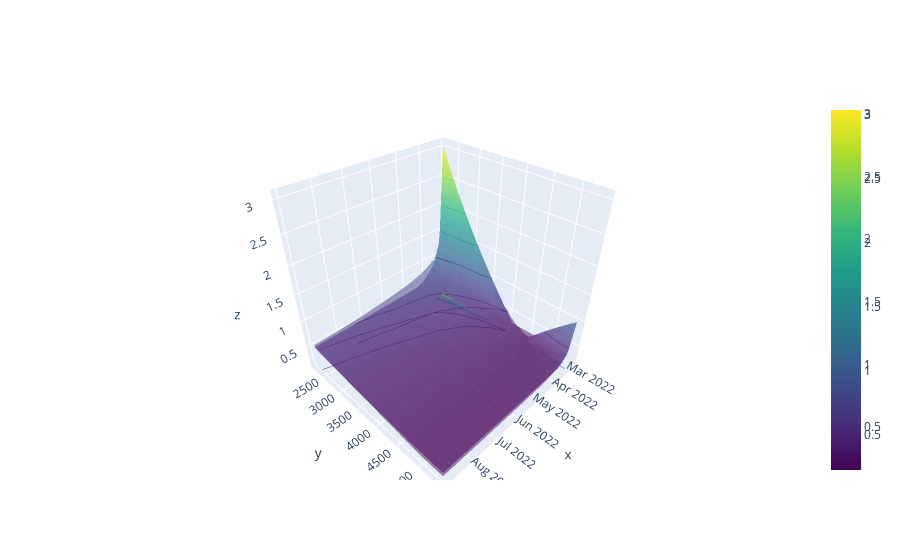
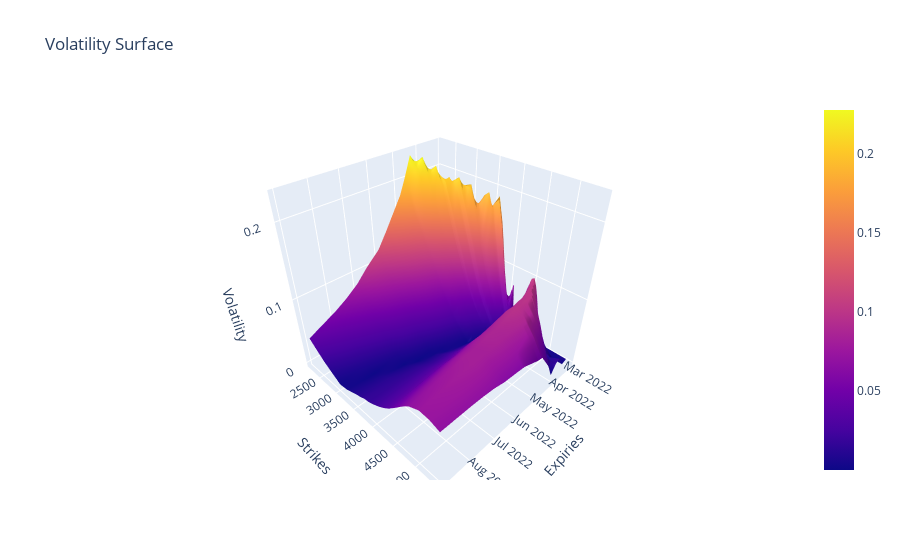

Here is the notebook cell these charts were saved with, in order:
### Code cell
import plotly.graph_objects as go
import numpy as np

model = nb.plot_surfaces()
empirical = nbe.plot_surfaces()
# model.opacity=0.5

for trace in model.data:
	if isinstance(trace, go.Surface):
		trace.opacity = 0.5
		trace.colorscale = "Viridis"
		model_z = np.array(trace.z)
for trace in empirical.data:
	if isinstance(trace, go.Surface):
		trace.opacity = 0.5
		trace.colorscale = "Viridis"
		empirical_z = np.array(trace.z)
		empirical_y = trace.y
		empirical_x = trace.x
# model.update_traces(opacity=0.5)
# empirical.update_traces(opacity=0.5)
# empirical.data.update(dict(opacity=0.5))

fig = go.Figure(data=model.data + empirical.data)
fig.show()
# model.show()

go.Figure(data=[go.Surface(x=empirical_x, y=empirical_y, z=np.abs((empirical_z - model_z)))], layout=empirical.layout).show()

### Figure 1 — Plotly figure (JSON) as saved in the notebook; plotly's stock layout.template omitted (floating-point values rounded to 4 significant figures; data arrays with more than 128 entries replaced by an {"elided": "..."} marker saying what was removed)
{"data": [{"colorscale": [[0, "#440154"], [0.1111, "#482878"], [0.2222, "#3e4989"], [0.3333, "#31688e"], [0.4444, "#26828e"], [0.5556, "#1f9e89"], [0.6667, "#35b779"], [0.7778, "#6ece58"], [0.8889, "#b5de2b"], [1, "#fde725"]], "contours": {"z": {"highlightcolor": "limegreen", "project": {"z": true}, "show": true, "usecolormap": true}}, "opacity": 0.5, "type": "surface", "x": ["2022-03-04", "2022-03-09", "2022-03-11", "2022-03-18", "2022-03-23", "2022-03-25", "2022-03-30", "2022-03-31", "2022-04-01", "2022-04-08", "2022-04-14", "2022-04-22", "2022-04-29", "2022-05-20", "2022-05-31", "2022-06-17", "2022-06-30", "2022-07-15", "2022-07-29", "2022-08-31"], "y": [2200, 2400, 2600, 2800, 3000, 3200, 3400, 3500, 3600, 3700, 3800, 3850, 3900, 3950, 3975, 4000, 4025, 4040, 4050, 4060, 4070, 4075, 4080, 4090, 4100, 4110, 4120, 4125, 4130, 4140, 4150, 4160, 4170, 4175, 4180, 4190, 4200, 4210, 4220, 4225, 4230, 4240, 4250, 4260, 4270, 4275, 4280, 4290, 4300, 4310, 4320, 4325, 4330, 4340, 4350, 4360, 4370, 4375, 4380, 4390, 4400, 4410, 4420, 4425, 4430, 4440, 4450, 4460, 4470, 4475, 4480, 4490, 4500, 4510, 4525, 4550, 4600, 4650, 4700, 4800, 5000, 5200, 5400], "z": {"elided": "83x20 float values"}}, {"colorscale": [[0, "#440154"], [0.1111, "#482878"], [0.2222, "#3e4989"], [0.3333, "#31688e"], [0.4444, "#26828e"], [0.5556, "#1f9e89"], [0.6667, "#35b779"], [0.7778, "#6ece58"], [0.8889, "#b5de2b"], [1, "#fde725"]], "contours": {"z": {"highlightcolor": "limegreen", "project": {"z": true}, "show": true, "usecolormap": true}}, "opacity": 0.5, "type": "surface", "x": ["2022-03-04", "2022-03-09", "2022-03-11", "2022-03-18", "2022-03-23", "2022-03-25", "2022-03-30", "2022-03-31", "2022-04-01", "2022-04-08", "2022-04-14", "2022-04-22", "2022-04-29", "2022-05-20", "2022-05-31", "2022-06-17", "2022-06-30", "2022-07-15", "2022-07-29", "2022-08-31"], "y": [2200, 2400, 2600, 2800, 3000, 3200, 3400, 3500, 3600, 3700, 3800, 3850, 3900, 3950, 3975, 4000, 4025, 4040, 4050, 4060, 4070, 4075, 4080, 4090, 4100, 4110, 4120, 4125, 4130, 4140, 4150, 4160, 4170, 4175, 4180, 4190, 4200, 4210, 4220, 4225, 4230, 4240, 4250, 4260, 4270, 4275, 4280, 4290, 4300, 4310, 4320, 4325, 4330, 4340, 4350, 4360, 4370, 4375, 4380, 4390, 4400, 4410, 4420, 4425, 4430, 4440, 4450, 4460, 4470, 4475, 4480, 4490, 4500, 4510, 4525, 4550, 4600, 4650, 4700, 4800, 5000, 5200, 5400], "z": {"elided": "83x20 float values"}}], "layout": {}}

### Figure 2 — Plotly figure (JSON) as saved in the notebook; plotly's stock layout.template omitted (floating-point values rounded to 4 significant figures; data arrays with more than 128 entries replaced by an {"elided": "..."} marker saying what was removed)
{"data": [{"type": "surface", "x": ["2022-03-04", "2022-03-09", "2022-03-11", "2022-03-18", "2022-03-23", "2022-03-25", "2022-03-30", "2022-03-31", "2022-04-01", "2022-04-08", "2022-04-14", "2022-04-22", "2022-04-29", "2022-05-20", "2022-05-31", "2022-06-17", "2022-06-30", "2022-07-15", "2022-07-29", "2022-08-31"], "y": [2200, 2400, 2600, 2800, 3000, 3200, 3400, 3500, 3600, 3700, 3800, 3850, 3900, 3950, 3975, 4000, 4025, 4040, 4050, 4060, 4070, 4075, 4080, 4090, 4100, 4110, 4120, 4125, 4130, 4140, 4150, 4160, 4170, 4175, 4180, 4190, 4200, 4210, 4220, 4225, 4230, 4240, 4250, 4260, 4270, 4275, 4280, 4290, 4300, 4310, 4320, 4325, 4330, 4340, 4350, 4360, 4370, 4375, 4380, 4390, 4400, 4410, 4420, 4425, 4430, 4440, 4450, 4460, 4470, 4475, 4480, 4490, 4500, 4510, 4525, 4550, 4600, 4650, 4700, 4800, 5000, 5200, 5400], "z": {"elided": "83x20 float values"}}], "layout": {"scene": {"aspectmode": "cube", "xaxis": {"title": {"text": "Expiries"}}, "yaxis": {"title": {"text": "Strikes"}}, "zaxis": {"title": {"text": "Volatility"}}}, "title": {"text": "Volatility Surface"}}}
